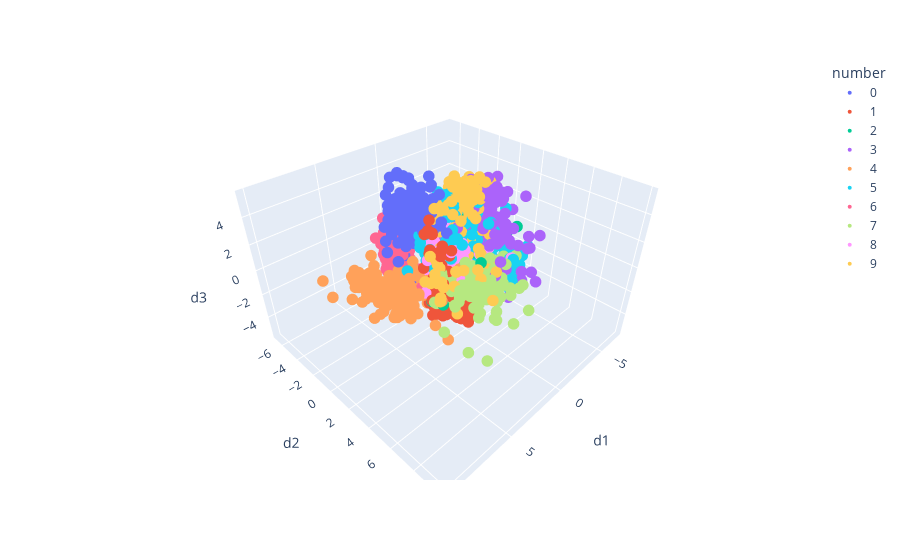

The notebook cell saved with this chart:
### Markdown cell above
## 3D visualization after transformation
---
This section is only for visualization results after PCA transform with `shape_bound` = 3 .

### Code cell
from sklearn.preprocessing import StandardScaler
from sklearn.datasets import load_digits
import matplotlib.pyplot as plt
import plotly.express as px
import pandas as pd
import numpy as np

# Read data
digits_data, digits_target = load_digits(return_X_y=True)

# Normalize data for PCA
digits_data_std = StandardScaler().fit_transform(digits_data)

# PCA method
cast_matrix, [var_exp, cum_var_exp] = pca_cast_matrix(digits_data_std, shape_bound=3, return_var=True)
digits_data_std_pca = digits_data_std.dot(cast_matrix)

# Display 3D plot
df = pd.DataFrame({'index':range(digits_data_std_pca.shape[0]), 
                   'd1': digits_data_std_pca[:,0],
                   'd2': digits_data_std_pca[:,1],
                   'd3': digits_data_std_pca[:,2],
                   'number': [str(y) for y in digits_target]})

df = df.sort_values(by=['number'])

fig = px.scatter_3d(df, x = 'd1',
                        y = 'd2',
                        z = 'd3',
                        color = 'number')

fig.update_traces(marker_size = 4)
fig.show()

# Display variance
plt.bar(range(1,len(var_exp)+1), var_exp, alpha=0.5, align='center', label='Wariancja px')
plt.step(range(1,len(cum_var_exp)+1), cum_var_exp, where='mid', label='Sumowana wariancja')
plt.legend(loc='right')
plt.xlabel('Składowe obrazu')
plt.ylabel('Wariancja')
plt.show()

### Figure 1 — Plotly figure (JSON) as saved in the notebook; plotly's stock layout.template omitted (floating-point values rounded to 4 significant figures; data arrays with more than 128 entries replaced by an {"elided": "..."} marker saying what was removed)
{"data": [{"hovertemplate": "number=0<br>d1=%{x}<br>d2=%{y}<br>d3=%{z}<extra></extra>", "legendgroup": "0", "marker": {"color": "#636efa", "size": 4, "symbol": "circle"}, "mode": "markers", "name": "0", "scene": "scene", "showlegend": true, "type": "scatter3d", "x": {"elided": "178 float values"}, "y": {"elided": "178 float values"}, "z": {"elided": "178 float values"}}, {"hovertemplate": "number=1<br>d1=%{x}<br>d2=%{y}<br>d3=%{z}<extra></extra>", "legendgroup": "1", "marker": {"color": "#EF553B", "size": 4, "symbol": "circle"}, "mode": "markers", "name": "1", "scene": "scene", "showlegend": true, "type": "scatter3d", "x": {"elided": "182 float values"}, "y": {"elided": "182 float values"}, "z": {"elided": "182 float values"}}, {"hovertemplate": "number=2<br>d1=%{x}<br>d2=%{y}<br>d3=%{z}<extra></extra>", "legendgroup": "2", "marker": {"color": "#00cc96", "size": 4, "symbol": "circle"}, "mode": "markers", "name": "2", "scene": "scene", "showlegend": true, "type": "scatter3d", "x": {"elided": "177 float values"}, "y": {"elided": "177 float values"}, "z": {"elided": "177 float values"}}, {"hovertemplate": "number=3<br>d1=%{x}<br>d2=%{y}<br>d3=%{z}<extra></extra>", "legendgroup": "3", "marker": {"color": "#ab63fa", "size": 4, "symbol": "circle"}, "mode": "markers", "name": "3", "scene": "scene", "showlegend": true, "type": "scatter3d", "x": {"elided": "183 float values"}, "y": {"elided": "183 float values"}, "z": {"elided": "183 float values"}}, {"hovertemplate": "number=4<br>d1=%{x}<br>d2=%{y}<br>d3=%{z}<extra></extra>", "legendgroup": "4", "marker": {"color": "#FFA15A", "size": 4, "symbol": "circle"}, "mode": "markers", "name": "4", "scene": "scene", "showlegend": true, "type": "scatter3d", "x": {"elided": "181 float values"}, "y": {"elided": "181 float values"}, "z": {"elided": "181 float values"}}, {"hovertemplate": "number=5<br>d1=%{x}<br>d2=%{y}<br>d3=%{z}<extra></extra>", "legendgroup": "5", "marker": {"color": "#19d3f3", "size": 4, "symbol": "circle"}, "mode": "markers", "name": "5", "scene": "scene", "showlegend": true, "type": "scatter3d", "x": {"elided": "182 float values"}, "y": {"elided": "182 float values"}, "z": {"elided": "182 float values"}}, {"hovertemplate": "number=6<br>d1=%{x}<br>d2=%{y}<br>d3=%{z}<extra></extra>", "legendgroup": "6", "marker": {"color": "#FF6692", "size": 4, "symbol": "circle"}, "mode": "markers", "name": "6", "scene": "scene", "showlegend": true, "type": "scatter3d", "x": {"elided": "181 float values"}, "y": {"elided": "181 float values"}, "z": {"elided": "181 float values"}}, {"hovertemplate": "number=7<br>d1=%{x}<br>d2=%{y}<br>d3=%{z}<extra></extra>", "legendgroup": "7", "marker": {"color": "#B6E880", "size": 4, "symbol": "circle"}, "mode": "markers", "name": "7", "scene": "scene", "showlegend": true, "type": "scatter3d", "x": {"elided": "179 float values"}, "y": {"elided": "179 float values"}, "z": {"elided": "179 float values"}}, {"hovertemplate": "number=8<br>d1=%{x}<br>d2=%{y}<br>d3=%{z}<extra></extra>", "legendgroup": "8", "marker": {"color": "#FF97FF", "size": 4, "symbol": "circle"}, "mode": "markers", "name": "8", "scene": "scene", "showlegend": true, "type": "scatter3d", "x": {"elided": "174 float values"}, "y": {"elided": "174 float values"}, "z": {"elided": "174 float values"}}, {"hovertemplate": "number=9<br>d1=%{x}<br>d2=%{y}<br>d3=%{z}<extra></extra>", "legendgroup": "9", "marker": {"color": "#FECB52", "size": 4, "symbol": "circle"}, "mode": "markers", "name": "9", "scene": "scene", "showlegend": true, "type": "scatter3d", "x": {"elided": "180 float values"}, "y": {"elided": "180 float values"}, "z": {"elided": "180 float values"}}], "layout": {"legend": {"title": {"text": "number"}, "tracegroupgap": 0}, "margin": {"t": 60}, "scene": {"domain": {"x": [0, 1], "y": [0, 1]}, "xaxis": {"title": {"text": "d1"}}, "yaxis": {"title": {"text": "d2"}}, "zaxis": {"title": {"text": "d3"}}}}}
